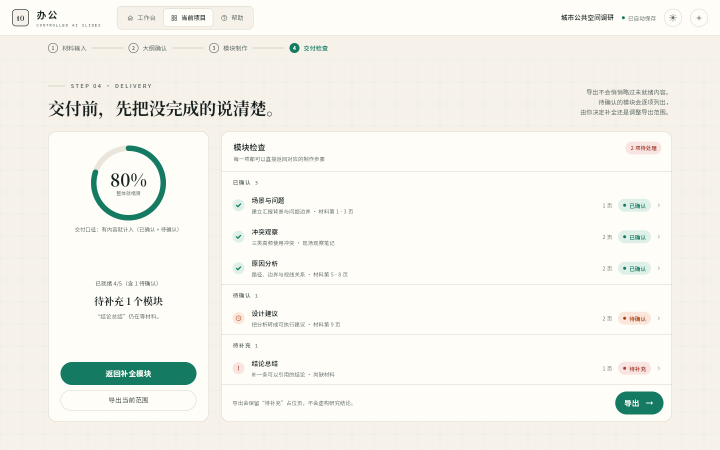
#> input picture docs/motion_gifs/stills/delivery_1440x900.png, 1440 x 900 px (shown at 1/2 size)
$ python -i capture_round2.py   (imports and definitions only)
#> lines starting #> are read from the running program, lines starting #| are printed output that depends on the picture
#> further down, picture is the input picture: PIL image 1440x900 RGB; mean R, G, B 244.7, 243.7, 236.9
"""第二轮视觉证据：4 段 GIF（docs/motion_gifs/round2/）。

一条命令重跑（仓库根目录，先 `flutter build web --profile`）：

    export PATH=/data/flutter/bin:$PATH
    flutter build web --profile
    python3 tool/capture_round2.py                 # 需要 /tmp/t0_before 的旧构建才会出第 4 段

产出：
    01_card_shadow_hover.gif   卡片双层阴影 + hover 抬升 1px（动效放慢 3×，看得清）
    02_focus_ring.gif          键盘 Tab 依次落到顶栏 / 侧栏 / 卡片 / 按钮，焦点环逐个亮起
    03_skeleton_rhythm.gif     点「应用修改」后的骨架：标题短条 + 正文长条，两条光带不同速度
    04_dialog_before_after.gif 对比弹层：左＝优化前构建，右＝当前构建，同视角同帧序左右拼接

抓帧用的是 `Page.startScreencast`（每次合成收一帧），headless 走 SwiftShader，
所以 GIF 里看到的「放慢」只发生在截图进程（`?motion=N`），线上令牌一个没改。
"""

from __future__ import annotations

import base64
import io
import json
import os
import subprocess
import sys
import tempfile
import time
import urllib.request

from PIL import Image, ImageDraw, ImageFont

sys.path.insert(0, os.path.dirname(os.path.abspath(__file__)))
from capture_motion import CDP  # 带 drain / wait_event 的 CDP 客户端
from measure_fps import PORT_CDP, PORT_HTTP, VIEW, start_chrome, start_http  # noqa: E402

ROOT = os.environ.get("T0_ROOT") or os.path.dirname(os.path.dirname(os.path.abspath(__file__)))
OUT = os.path.join(ROOT, "docs", "motion_gifs", "round2")
BEFORE_DIR = os.environ.get("T0_BEFORE_DIR") or "/tmp/t0_before/build/web"

_nonce = [0]


# [44 lines left out: functions open_target, go, enable_semantics, click, not called in this run]


def hover(cdp: CDP, x: float, y: float) -> None:
    cdp.call("Input.dispatchMouseEvent", type="mouseMoved", x=x, y=y, pointerType="mouse")


# [38 lines left out: functions press_tab, record, not called in this run]


def shot(cdp: CDP) -> Image.Image:
    data = cdp.call("Page.captureScreenshot", format="png", fromSurface=True)["data"]
    return Image.open(io.BytesIO(base64.b64decode(data))).convert("RGB")


# [18 lines left out: function save_gif, not called in this run]


CJK_FONT = "/usr/share/fonts/opentype/noto/NotoSerifCJK-Bold.ttc"


# [97 lines left out: functions font, captions, gif_card_hover, gif_focus_ring, gif_skeleton, _frames_for, not called in this run]


def _progress(image: Image.Image) -> int:
    """「弹层开了多少」的标量：画面中间有多少接近纸白的像素。

    用它对齐两侧帧序（按动画进度，而不是按时间）：两侧抓到的帧率不同，
    按时间取样会一边已经落定、另一边才刚起步。
    """
    grey = image.convert("L")
    width, height = grey.size
#> width = 1440; height = 900
    crop = grey.crop((int(width * 0.15), int(height * 0.15), int(width * 0.85), int(height * 0.85)))
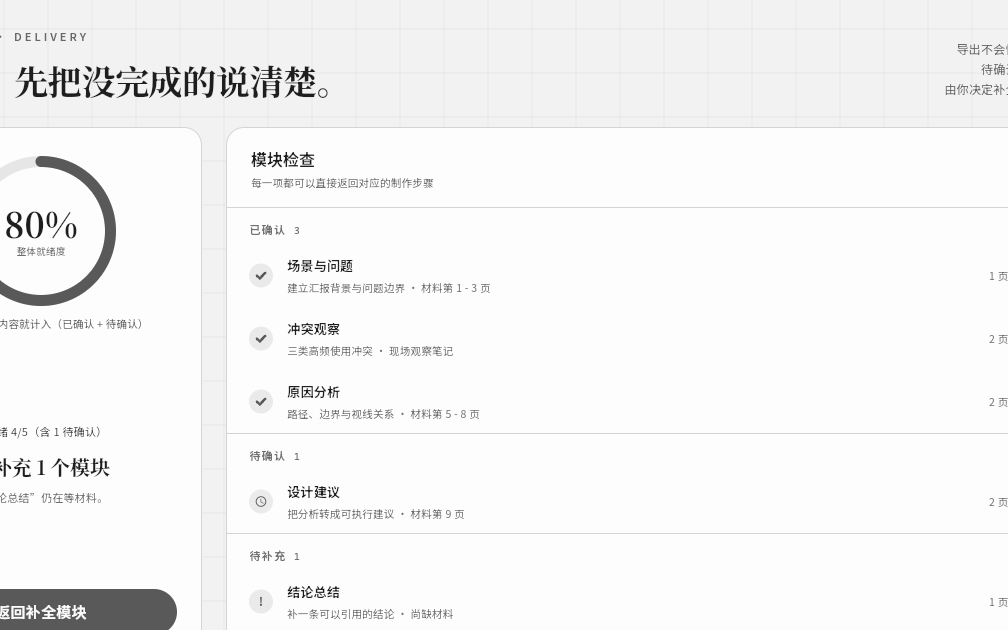
#> crop: PIL image 1008x630 L; min 30, max 253, mean 244.5
    histogram = crop.histogram()
#> histogram = 256 values, max 462611 at index 253, min 0 at index 0, mean 2480.6
    return sum(histogram[205:])


# [73 lines left out: functions gif_dialog_before_after, main, not called in this run]


# [2 lines not run here, left out]

>>> from PIL import Image
>>> picture = Image.open('../docs/motion_gifs/stills/delivery_1440x900.png')
>>> result = _progress(picture)
#> result = 610615

$ run again, on docs/screenshots/02_材料输入.png
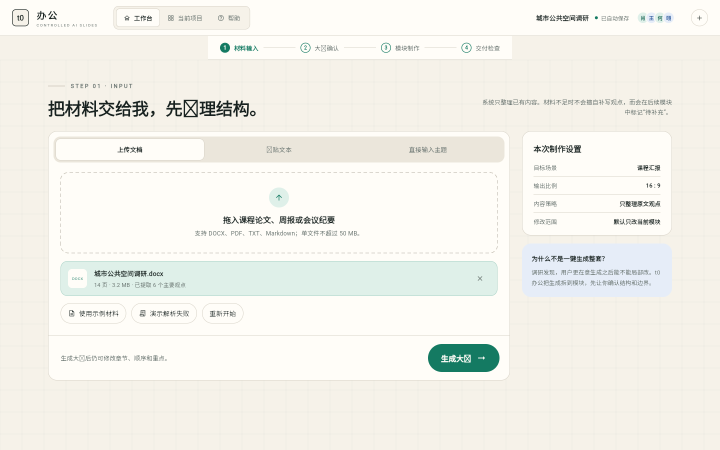
#> input picture docs/screenshots/02_材料输入.png, 1440 x 900 px (shown at 1/2 size)
#> picture is the input picture: PIL image 1440x900 RGB; mean R, G, B 243.1, 242, 235.2
#> in _progress, `crop = grey.crop((int(width * 0.15), int(height * 0.15), int(width * 0..`:
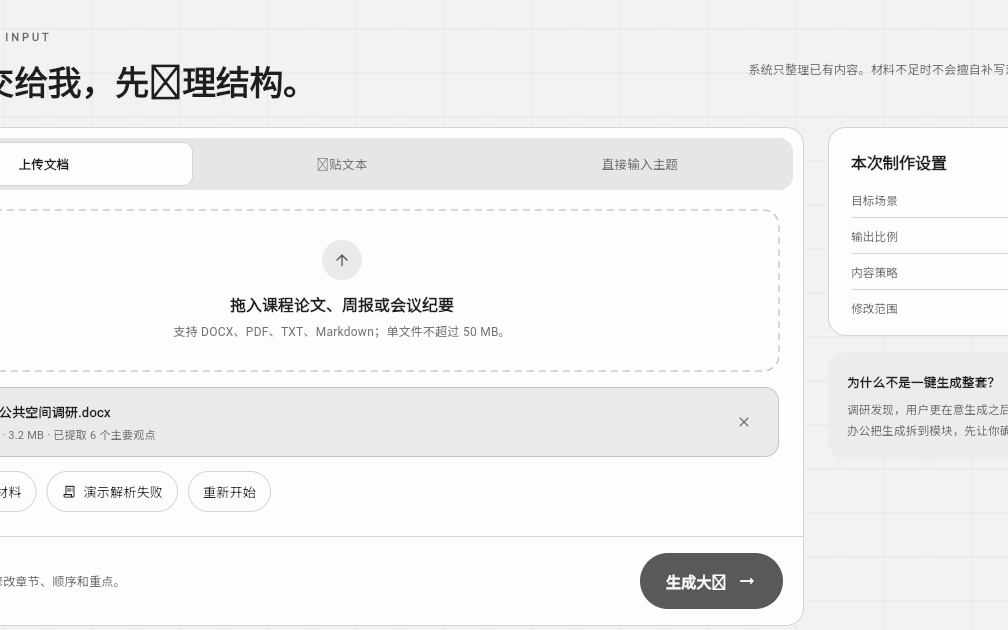
#> crop: PIL image 1008x630 L; min 30, max 253, mean 240.7
#> histogram = 256 values, max 326306 at index 253, min 0 at index 0, mean 2480.6
#> result = 610212

$ run again, on docs/screenshots/03_大纲确认.png
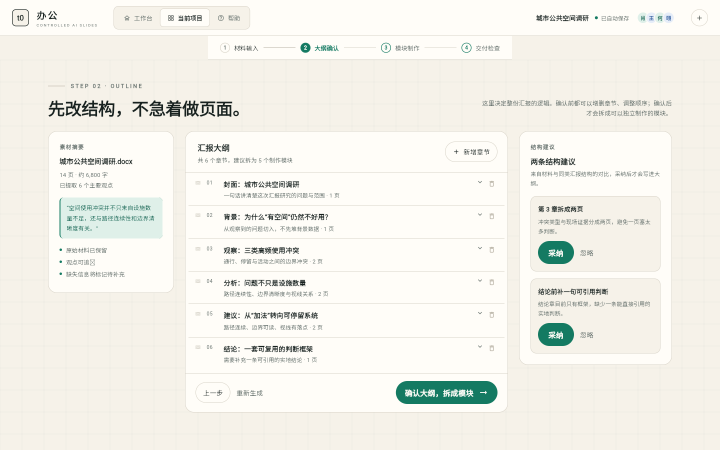
#> input picture docs/screenshots/03_大纲确认.png, 1440 x 900 px (shown at 1/2 size)
#> picture is the input picture: PIL image 1440x900 RGB; mean R, G, B 242.7, 241.4, 234.2
#> in _progress, `crop = grey.crop((int(width * 0.15), int(height * 0.15), int(width * 0..`:
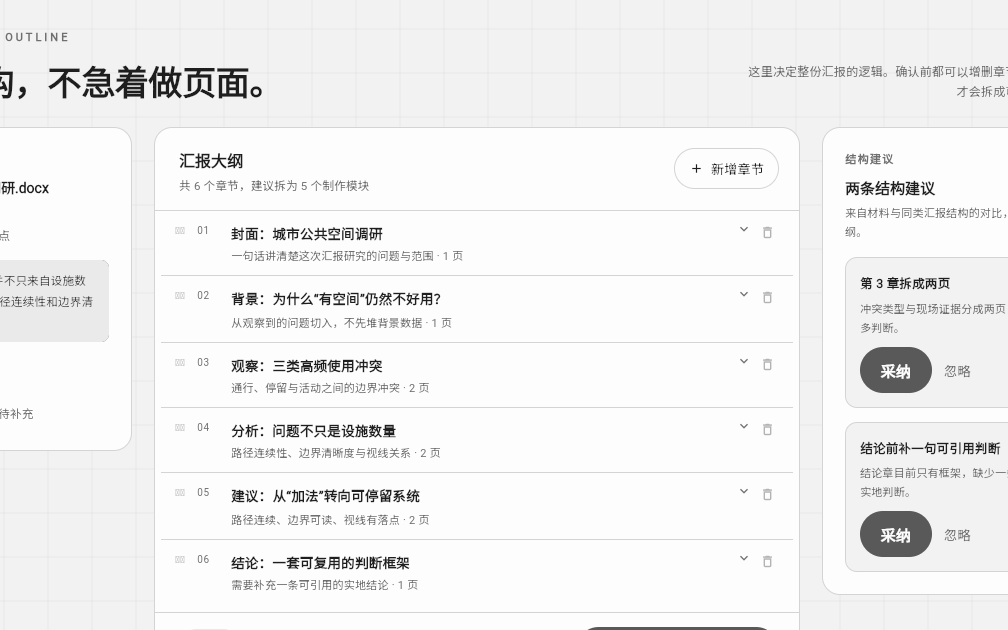
#> crop: PIL image 1008x630 L; min 30, max 253, mean 241.2
#> histogram = 256 values, max 364187 at index 253, min 0 at index 0, mean 2480.6
#> result = 604171

$ run again, on docs/screenshots/nav/01-nav-desktop.png
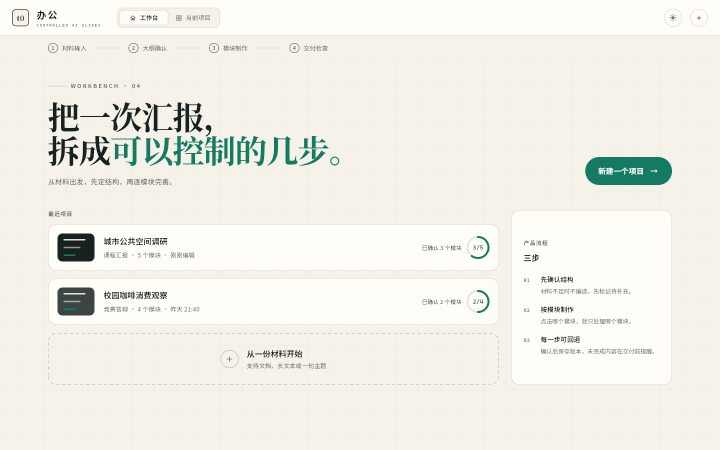
#> input picture docs/screenshots/nav/01-nav-desktop.png, 1440 x 900 px (shown at 1/2 size)
#> picture is the input picture: PIL image 1440x900 RGB; mean R, G, B 240.7, 239.1, 231.1
#> in _progress, `crop = grey.crop((int(width * 0.15), int(height * 0.15), int(width * 0..`:
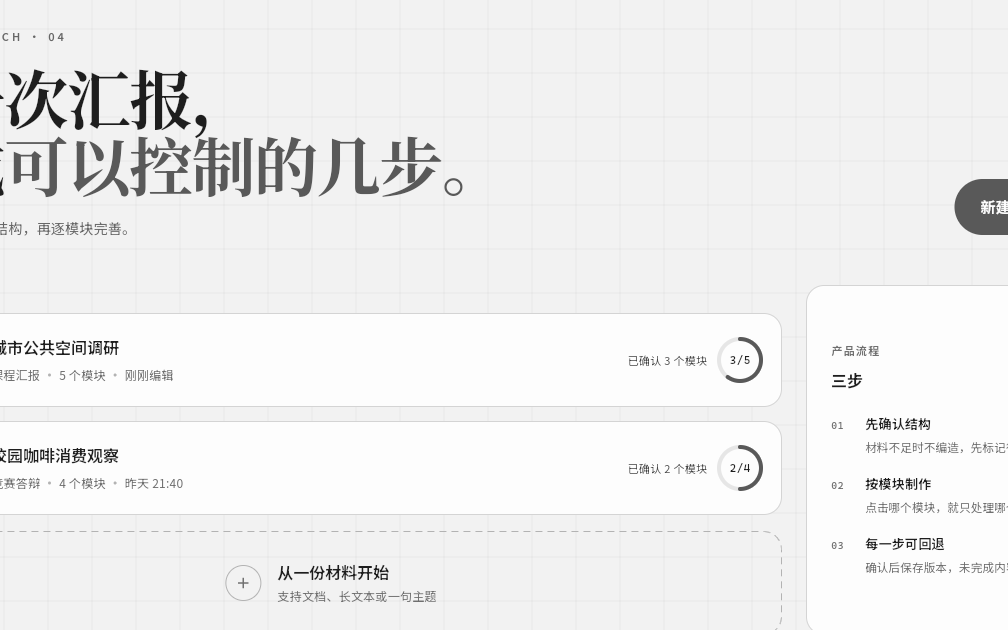
#> crop: PIL image 1008x630 L; min 30, max 253, mean 239.1
#> histogram = 256 values, max 362635 at index 242, min 0 at index 0, mean 2480.6
#> result = 608099
